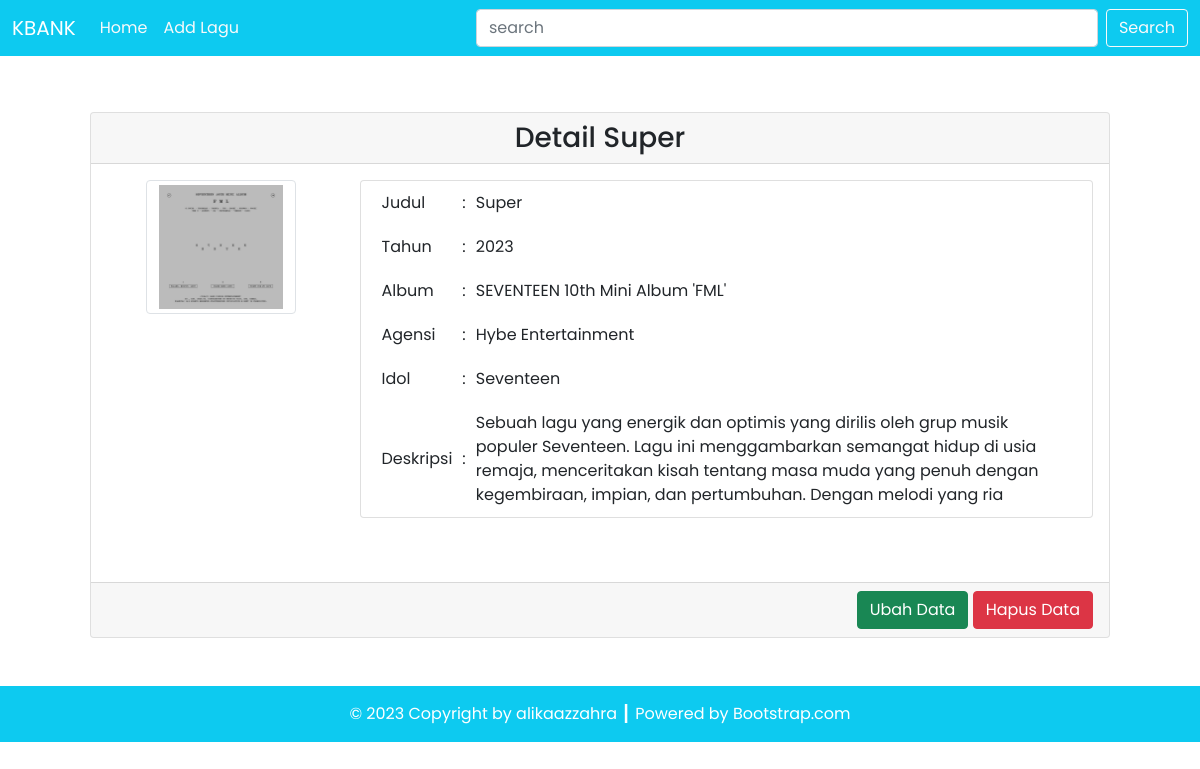
Screenshot of /detail.php?id=1 with the database file from the repository.
### tables this page shows
CREATE TABLE `lagu` (
  `id_lagu` int(11) NOT NULL,
  `judul` varchar(100) NOT NULL,
  `nama_album` varchar(100) NOT NULL,
  `tahun_keluar` int(11) NOT NULL,
  `deskripsi` varchar(255) NOT NULL,
  `foto` varchar(255) NOT NULL,
  `id_agensi` int(11) NOT NULL,
  `id_idol` int(11) NOT NULL
);

CREATE TABLE `agensi` (
  `id_agensi` int(11) NOT NULL,
  `nama_agensi` varchar(100) NOT NULL,
  `foto_agensi` varchar(255) NOT NULL
);

CREATE TABLE `idol` (
  `id_idol` int(11) NOT NULL,
  `nama_idol` varchar(100) NOT NULL,
  `foto_idol` varchar(255) NOT NULL
);

### config/db.php (called while the page is built)
<?php
$DB_HOST = "localhost";
$DB_USERNAME = "root";
$DB_PASSWORD = "";
$DB_NAME = "db_lagu";

### classes/DB.php (called while the page is built, shortened)
<?php
class DB
{
    private $hostname;
    private $username;
    private $password;
    private $dbname;
    private $conn;
    private $result;
    function __construct($hostname, $username, $password, $dbname)
    {
        $this->hostname = $hostname;
        $this->username = $username;
        $this->password = $password;
        $this->dbname = $dbname;
    }
    function open()
    {
        $this->conn = mysqli_connect($this->hostname, $this->username, $this->password, $this->dbname);
    }
    function execute($query)
    {
        $this->result = mysqli_query($this->conn, $query);
    }
    function getResult()
    {
        return mysqli_fetch_array($this->result);
    }
}

### classes/Lagu.php (called while the page is built, shortened)
<?php
class Lagu extends DB
{
    function getLaguById($id_lagu)
    {
        $query = "SELECT * FROM lagu JOIN agensi ON lagu.id_agensi = agensi.id_agensi JOIN idol ON lagu.id_idol = idol.id_idol WHERE id_lagu = $id_lagu";
        return $this->execute($query);
    }
}

### detail.php (the view, shortened to what this page needs)
<?php
include('config/db.php');
include('classes/DB.php');
include('classes/Idol.php');
include('classes/Lagu.php');
$lagu = new Lagu($DB_HOST, $DB_USERNAME, $DB_PASSWORD, $DB_NAME);
$lagu->open();
$data = nulL;
if (isset($_GET['id'])) {
    $id = $_GET['id'];
    if ($id > 0) {
        $lagu->getLaguById($id);
        $row = $lagu->getResult();
        $data .= '<div class="card-header text-center">
        <h3 class="my-0">Detail ' . $row['judul'] . '</h3>
        </div>
        <div class="card-body text-end">
            <div class="row mb-5">
                <div class="col-3">
                    <div class="row justify-content-center">
                        <img src="assets/images/' . $row['foto'] . '" class="img-thumbnail" alt="' . $row['foto'] . '" width="60">
                        </div>
                    </div>
                    <div class="col-9">
                        <div class="card px-3">
                            <table border="0" class="text-start">
                                <tr>
                                    <td>Judul</td>
                                    <td>:</td>
                                    <td>' . $row['judul'] . '</td>
                                </tr>
                                <tr>
                                    <td>Tahun</td>
                                    <td>:</td>
                                    <td>' . $row['tahun_keluar'] . '</td>
                                </tr>
                                <tr>
                                    <td>Album</td>
                                    <td>:</td>
                                    <td>' . $row['nama_album'] . '</td>
                                </tr>
                                <tr>
                                    <td>Agensi</td>
                                    <td>:</td>
                                    <td>' . $row['nama_agensi'] . '</td>
                                </tr>
                                <tr>
                                    <td>Idol</td>
                                    <td>:</td>
                                    <td>' . $row['nama_idol'] . '</td>
                                </tr>
                                <tr>
                                    <td>Deskripsi</td>
                                    <td>:</td>
                                    <td>' . $row['deskripsi'] . '</td>
                                </tr>
                            </table>
                        </div>
                    </div>
                </div>
            </div>
            <div class="card-footer text-end">
                <a href="update.php?id=' . $row['id_lagu'] . '"><button type="button" class="btn btn-success text-white">Ubah Data</button></a>
                <a href="detail.php?hapus=' . $row['id_lagu'] . '"><button type="button" class="btn btn-danger">Hapus Data</button></a>
            </div>';
    }
}

### rows the page displays
lagu: judul "Super", foto (picture), tahun_keluar "2023", nama_album "SEVENTEEN 10th Mini Album 'FML'", id_agensi.nama_agensi "Hybe Entertainment", id_idol.nama_idol "Seventeen", deskripsi "Sebuah lagu yang energik dan optimis yang dirilis oleh grup musik populer Seventeen. Lagu ini menggambarkan semangat hidup di usia remaja, menceritakan kisah tentang masa muda yang penuh dengan kegembiraan, impian, dan pertumbuhan. Dengan melodi yang ria"
